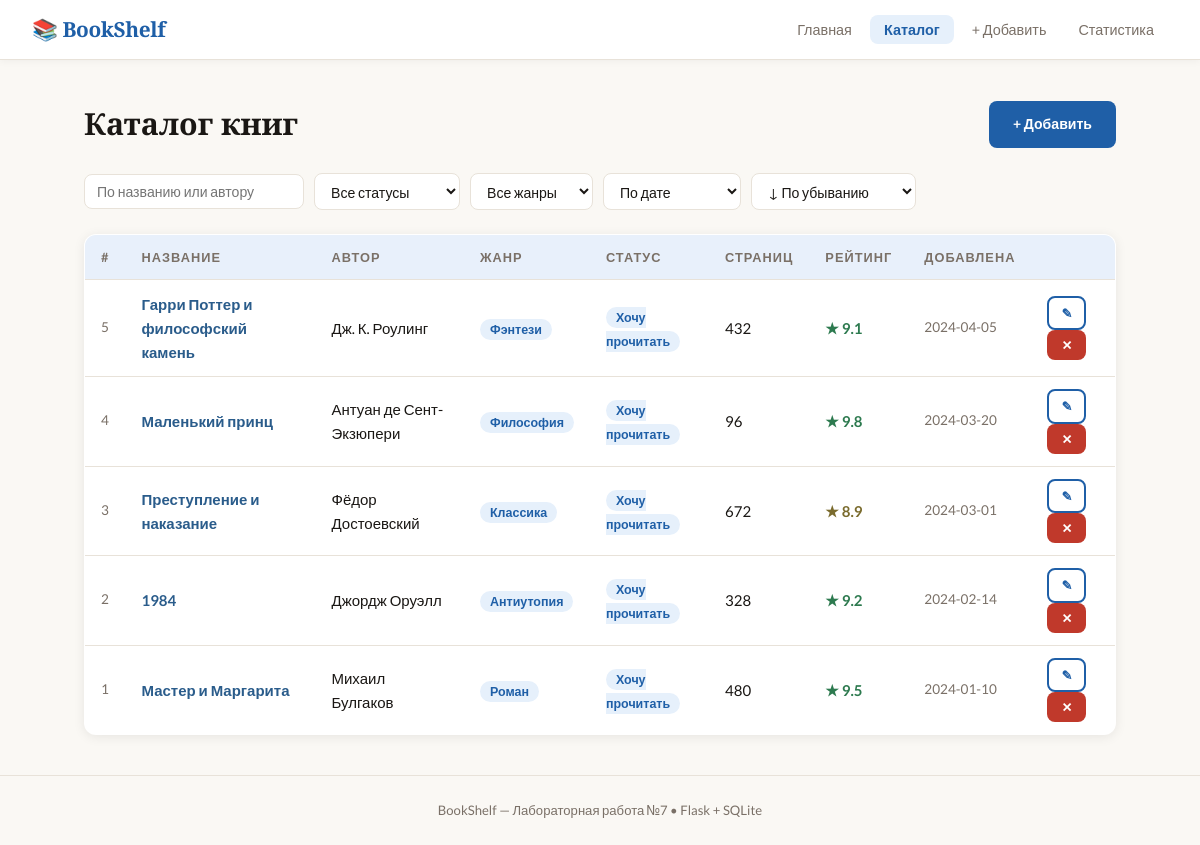
/books, run on the app's committed database.
### tables this page shows
CREATE TABLE books (
                id INTEGER PRIMARY KEY AUTOINCREMENT,
                title TEXT NOT NULL,
                author TEXT NOT NULL,
                genre TEXT NOT NULL,
                pages INTEGER NOT NULL,
                rating REAL NOT NULL,
                created_at TEXT NOT NULL
            , status TEXT NOT NULL DEFAULT 'Хочу прочитать', notes TEXT DEFAULT '');

### app.py (the view)
@app.route('/books')
def books():
    genre_filter = request.args.get('genre', '')
    status_filter = request.args.get('status', '')
    search_query = request.args.get('q', '').strip()
    sort_by = request.args.get('sort', 'created_at')
    order = request.args.get('order', 'desc')
    allowed_sorts = {'title', 'author', 'genre', 'pages', 'rating', 'created_at', 'status'}
    if sort_by not in allowed_sorts:
        sort_by = 'created_at'
    direction = 'DESC' if order == 'desc' else 'ASC'
    with get_db() as conn:
        genres = [r[0] for r in conn.execute('SELECT DISTINCT genre FROM books ORDER BY genre').fetchall()]
        statuses = ['Прочитано', 'Читаю', 'Хочу прочитать']
        query = 'SELECT * FROM books'
        where_clauses = []
        params = []
        if genre_filter:
            where_clauses.append('genre=?')
            params.append(genre_filter)
        if status_filter:
            where_clauses.append('status=?')
            params.append(status_filter)
        if search_query:
            where_clauses.append('(title LIKE ? OR author LIKE ?)')
            params.extend([f'%{search_query}%', f'%{search_query}%'])
        if where_clauses:
            query += ' WHERE ' + ' AND '.join(where_clauses)
        query += f' ORDER BY {sort_by} {direction}'
        rows = conn.execute(query, params).fetchall()
    return render_template('books.html', books=rows, genres=genres,
                           statuses=statuses, genre_filter=genre_filter,
                           status_filter=status_filter, search_query=search_query,
                           sort_by=sort_by, order=order)

### app.py (called while the page is built)
def get_db():
    conn = sqlite3.connect(DB_PATH)
    conn.row_factory = sqlite3.Row
    return conn

### templates/books.html (shortened to what this page needs)
{% extends "base.html" %}
{% block content %}
<div class="page-header">
  <h1>Каталог книг</h1>
  <a href="{{ url_for('add_book') }}" class="btn btn-primary">+ Добавить</a>
</div>
<form method="get" class="filter-bar">
  <input type="search" name="q" value="{{ search_query }}" placeholder="По названию или автору"/>
  <select name="status" onchange="this.form.submit()">
    <option value="">Все статусы</option>
  </select>
  <select name="genre" onchange="this.form.submit()">
    <option value="">Все жанры</option>
  </select>
  <select name="sort" onchange="this.form.submit()">
    <option value="created_at" {% if sort_by=='created_at' %}selected{% endif %}>По дате</option>
  </select>
  <select name="order" onchange="this.form.submit()">
    <option value="desc" {% if order=='desc' %}selected{% endif %}>↓ По убыванию</option>
  </select>
</form>
{% if books %}
<table class="table">
  <thead>
    <tr>
      <th>#</th>
      <th>Название</th>
      <th>Автор</th>
      <th>Жанр</th>
      <th>Статус</th>
      <th>Страниц</th>
      <th>Рейтинг</th>
      <th>Добавлена</th>
      <th></th>
    </tr>
  </thead>
  <tbody>
    {% for book in books %}
    <tr>
      <td class="muted">{{ book.id }}</td>
      <td><a href="{{ url_for('book_detail', book_id=book.id) }}" class="link">{{ book.title }}</a></td>
      <td>{{ book.author }}</td>
      <td><span class="badge">{{ book.genre }}</span></td>
      <td><span class="badge">{{ book.status }}</span></td>
      <td>{{ book.pages }}</td>
      <td class="rating {% if book.rating >= 9 %}high{% elif book.rating >= 7 %}mid{% else %}low{% endif %}">
        ★ {{ book.rating }}
      </td>
      <td class="muted">{{ book.created_at }}</td>
      <td>
        <a href="{{ url_for('edit_book', book_id=book.id) }}" class="btn btn-sm btn-outline">✎</a>
        <form method="post" action="{{ url_for('delete_book', book_id=book.id) }}"
              style="display:inline"
              onsubmit="return confirm('Удалить «{{ book.title }}»?')">
          <button type="submit" class="btn btn-sm btn-danger">✕</button>
        </form>
      </td>
    </tr>
    {% endfor %}
  </tbody>
</table>
{% else %}
<div class="empty-state">
  <p>Книг не найдено.</p>
  {% if genre_filter %}<a href="{{ url_for('books') }}" class="btn btn-outline">Показать все</a>{% endif %}
</div>
{% endif %}
{% endblock %}

### templates/base.html (shortened to what this page needs)
<!DOCTYPE html>
<html lang="ru">
<head>
  <link rel="stylesheet" href="{{ url_for('static', filename='style.css') }}"/>
</head>
<body>
<nav class="navbar">
  <a href="{{ url_for('index') }}" class="nav-brand">📚 BookShelf</a>
  <ul class="nav-links">
    <li><a href="{{ url_for('index') }}" {% if request.endpoint=='index' %}class="active"{% endif %}>Главная</a></li>
    <li><a href="{{ url_for('books') }}" {% if request.endpoint=='books' %}class="active"{% endif %}>Каталог</a></li>
    <li><a href="{{ url_for('add_book') }}" {% if request.endpoint=='add_book' %}class="active"{% endif %}>+ Добавить</a></li>
    <li><a href="{{ url_for('stats') }}" {% if request.endpoint=='stats' %}class="active"{% endif %}>Статистика</a></li>
  </ul>
</nav>
<main class="container">
  {% block content %}{% endblock %}
</main>
<footer class="footer">
  <p>BookShelf &mdash; Лабораторная работа №7 &bull; Flask + SQLite</p>
</footer>
</body>
</html>

### static/style.css (style rules this page uses)
:root { --bg: #faf8f4; --surface: #ffffff; --border: #e8e2d9; --text: #1a1714; --muted: #7a7067; --accent: #1f5fa7; --accent-light: #e6f0fb; --accent2: #2a5c8b; --high: #2d7a4f; --mid: #7a6b2d; --low: #7a2d2d; --font-display: 'Playfair Display', Georgia, serif; --font-body: 'Lato', 'Helvetica Neue', sans-serif; --radius: 8px; --shadow: 0 2px 12px rgba(0,0,0,0.08); }
*, *::before, *::after { box-sizing: border-box; margin: 0; padding: 0; }
body { background: var(--bg); color: var(--text); font-family: var(--font-body); font-size: 15px; line-height: 1.6; min-height: 100vh; display: flex; flex-direction: column; }
.navbar { background: var(--surface); border-bottom: 1px solid var(--border); padding: 0 32px; display: flex; align-items: center; justify-content: space-between; height: 60px; position: sticky; top: 0; z-index: 100; box-shadow: 0 1px 8px rgba(0,0,0,0.05); }
.nav-brand { font-family: var(--font-display); font-size: 1.3rem; font-weight: 700; color: var(--accent); text-decoration: none; letter-spacing: -0.02em; }
.nav-links { list-style: none; display: flex; gap: 4px; }
.nav-links a { text-decoration: none; color: var(--muted); padding: 6px 14px; border-radius: var(--radius); font-size: 0.9rem; font-weight: 400; transition: all 0.15s; }
.nav-links a:hover, .nav-links a.active { color: var(--accent); background: var(--accent-light); font-weight: 700; }
.container { max-width: 1080px; margin: 0 auto; padding: 40px 24px; flex: 1; }
.btn { display: inline-block; padding: 10px 22px; border-radius: var(--radius); font-family: var(--font-body); font-size: 0.88rem; font-weight: 700; cursor: pointer; border: 2px solid transparent; text-decoration: none; transition: all 0.15s; }
.btn-primary { background: var(--accent); color: #fff; }
.btn-outline { background: transparent; color: var(--accent); border-color: var(--accent); }
.btn-danger { background: #c0392b; color: #fff; }
.btn-sm { padding: 5px 12px; font-size: 0.8rem; }
.page-header { display: flex; align-items: center; justify-content: space-between; margin-bottom: 24px; }
.page-header h1 { font-family: var(--font-display); font-size: 1.9rem; }
.filter-bar { display: flex; gap: 10px; align-items: center; margin-bottom: 24px; flex-wrap: wrap; }
.filter-bar input[type="search"], .filter-bar select { padding: 8px 12px; border: 1px solid var(--border); border-radius: var(--radius); font-family: var(--font-body); font-size: 0.88rem; background: var(--surface); color: var(--text); }
.filter-bar input[type="search"] { min-width: 220px; }
.filter-bar select { cursor: pointer; }
.table { width: 100%; border-collapse: collapse; background: var(--surface); border-radius: 12px; overflow: hidden; box-shadow: var(--shadow); border: 1px solid var(--border); }
.table thead { background: #e8f0fb; }
.table th { padding: 12px 16px; text-align: left; font-size: 0.8rem; text-transform: uppercase; letter-spacing: 0.08em; color: var(--muted); font-weight: 700; }
.table td { padding: 12px 16px; border-top: 1px solid var(--border); vertical-align: middle; }
.link { color: var(--accent2); text-decoration: none; font-weight: 700; }
.muted { color: var(--muted); font-size: 0.85rem; }
.badge { background: var(--accent-light); color: var(--accent); padding: 3px 10px; border-radius: 99px; font-size: 0.78rem; font-weight: 700; }
.rating { font-weight: 700; }
.rating.high { color: var(--high); }
.rating.mid { color: var(--mid); }
.footer { text-align: center; padding: 24px; border-top: 1px solid var(--border); color: var(--muted); font-size: 0.82rem; }

### data on the page
books: id "5", title "Гарри Поттер и философский камень", author "Дж. К. Роулинг", genre "Фэнтези", status "Хочу прочитать", pages "432", rating "9.1", created_at "2024-04-05"
books: id "4", title "Маленький принц", author "Антуан де Сент-Экзюпери", genre "Философия", status "Хочу прочитать", pages "96", rating "9.8", created_at "2024-03-20"
books: id "3", title "Преступление и наказание", author "Фёдор Достоевский", genre "Классика", status "Хочу прочитать", pages "672", rating "8.9", created_at "2024-03-01"
books: id "2", title "1984", author "Джордж Оруэлл", genre "Антиутопия", status "Хочу прочитать", pages "328", rating "9.2", created_at "2024-02-14"
books: id "1", title "Мастер и Маргарита", author "Михаил Булгаков", genre "Роман", status "Хочу прочитать", pages "480", rating "9.5", created_at "2024-01-10"
